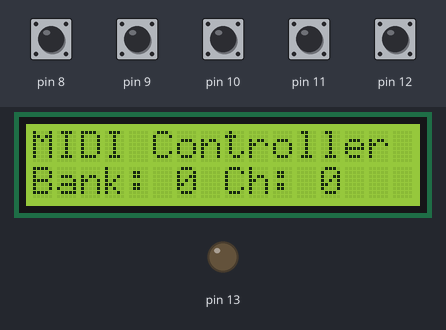
The sketch below on a simulated Arduino Uno, built with avr-gcc and run on an emulated ATmega328P. Shown: 16×2 character LCD, output pins drawn as LEDs (lit = HIGH). Inputs (shaded band) come from the test bench; at power-on: pin 8–12 HIGH.

Above: at 1.2 s.
1.3 s: pin 12 pulled LOW for 1 s
At 3.2 s:
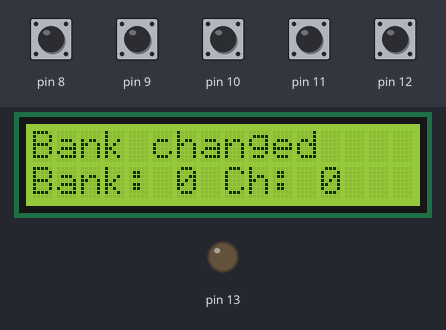
3.8 s: pin 8 pulled LOW for 0.15 s
At 4.8 s:
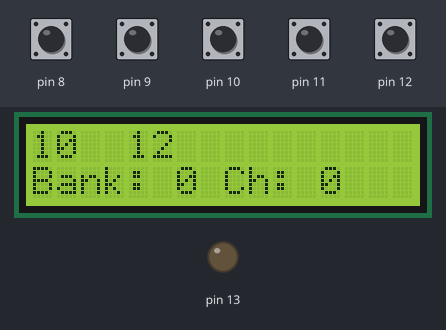
5.4 s: pin 12 pulled LOW for 0.15 s
At 6.1 s:
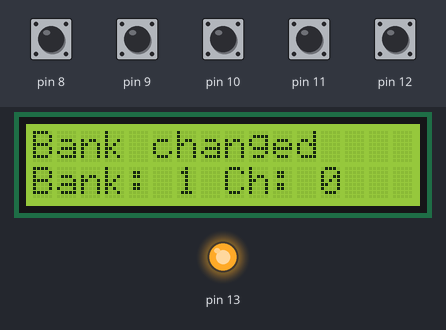
7.0 s: pin 9 pulled LOW for 0.15 s
At 7.3 s:
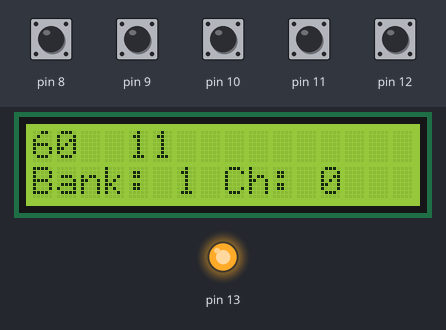
8.6 s: pin 10 pulled LOW for 0.15 s
At 9.7 s:
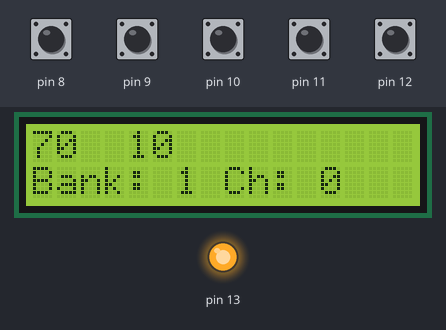
10.2 s: pin 11 pulled LOW for 0.15 s
At 10.9 s:
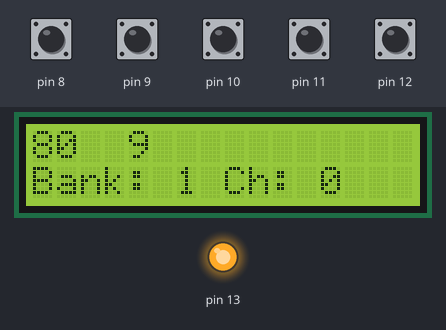
Timing chart, 0 to 12.8 s (numbered marks = the images above; inputs shaded):
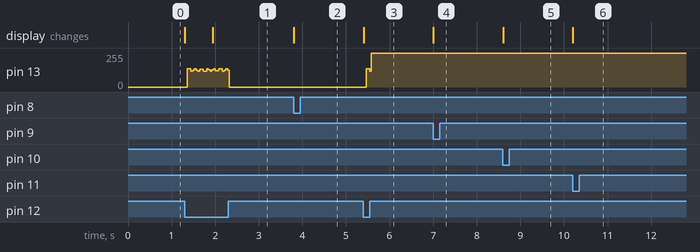

The sketch:

MidiController.ino
```cpp
#include <LiquidCrystal.h>
#include <MIDI.h>

// LCD pins <--> Arduino pins
const int rs = 7, en = 6, d4 = 5, d5 = 4, d6 = 3, d7 = 2;
LiquidCrystal lcd(rs, en, d4, d5, d6, d7);

int noteON = 144;//144 = 10010000 in binary, note on command
int noteOFF = 128;//128 = 10000000 in binary, note off command

//midi note pitches init
int note1=10;
int note2=20;
int note3=30;
int note4=40;

//support for 2 banks, coded 0 and 1;
int bank = 0;

int channel = 0;
int velocity = 127;


// Create and bind the MIDI interface to the default hardware Serial port
MIDI_CREATE_DEFAULT_INSTANCE();

void setup() {
  //button 1 to 5 pins
  pinMode(8, INPUT_PULLUP);
  pinMode(9, INPUT_PULLUP);
  pinMode(10, INPUT_PULLUP);
  pinMode(11, INPUT_PULLUP);
  pinMode(12, INPUT_PULLUP);
  //led for button 1
  pinMode(13, OUTPUT);

  //  Set MIDI baud rate:
  Serial.begin(31250);

  //LCD init
  lcd.begin(16, 2); // set up number of columns and rows

  //initial message
  lcd.setCursor(0, 0);         // move cursor to   (0, 0)
  lcd.print("MIDI Controller");         // print message at (0, 0)
  updateRow2();
}

void loop() {
  if(digitalRead(12)==0)
    change_bank();
  if(digitalRead(8)==0)
    buttonPress_longIN(note1, velocity, 12);
  if(digitalRead(9)==0)
    buttonPress_longIN(note2, velocity, 11);
  if(digitalRead(10)==0)
    buttonPress_longIN(note3, velocity, 10);
  if(digitalRead(11)==0)
    buttonPress_longIN(note4, velocity, 9);

}

//sends a MIDI pitch
//if Bank 2 is selected, note is shifted to the correct value
//capable of long press
void buttonPress_longIN(int note, int vel, int pin)
{
  //note shift
  if(bank == 1){
    note += 40;
  }

  //MIDImessage(noteON, note, vel);
  MIDI.sendNoteOn(note, vel, channel);  //sending midi pitch

  //building screen messages
  //String message = String("NoteOn ") + String(note);

  //screen message
  lcd.clear();
  lcd.setCursor(0, 0);
  lcd.print(note);
  lcd.setCursor(4, 0);
  lcd.print(pin);
  updateRow2();

  //waiting for button release
  while(digitalRead(pin)==0)
    ;

  //MIDImessage(noteOFF, note, 0);
  MIDI.sendNoteOff(note, 0, channel);

}

void change_bank(){
  if(!bank){
    bank = 1;
    //turning on status led
    digitalWrite(13, HIGH);
  }
  else
  {
    bank = 0;
    //turning off status led
    digitalWrite(13, LOW);
  }

  //screen message for bank change
  lcd.clear();
  lcd.setCursor(0, 0);
  lcd.print("Bank changed");
  updateRow2();
}

//row 2 stays relatively fixed
void updateRow2()
{
  String message = String("Bank: ") + String(bank) + String(" Ch: ") + String(channel);
  lcd.setCursor(0, 1);
  lcd.print(message);
}

//send MIDI message
void MIDImessage(int command, int MIDInote, int MIDIvelocity) {
  Serial.write(command);//send note on or note off command
  Serial.write(MIDInote);//send pitch data
  Serial.write(MIDIvelocity);//send velocity data
}
```

Measured:
- after the input at 3.8 s, the display: changes at once (image 2)
- after the input at 5.4 s, pin 13: 0/255 → 138/255 after 0.06 s, → 255/255 0.08 s later; the display: changes at once (image 3)
- after the input at 7.0 s, the display: changes at once (image 4)
- after the input at 8.6 s, the display: changes at once (image 5)
- after the input at 10.2 s, the display: changes at once (image 6)
